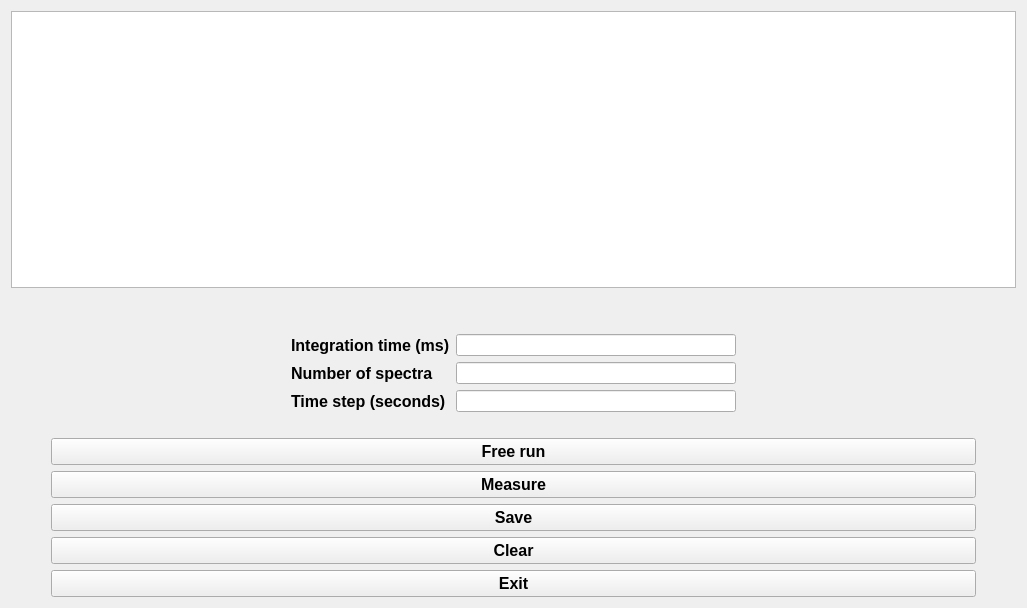
<?xml version="1.0" encoding="UTF-8"?>
<ui version="4.0">
 <class>Form</class>
 <widget class="QWidget" name="Form">
  <property name="geometry">
   <rect>
    <x>0</x>
    <y>0</y>
    <width>1027</width>
    <height>608</height>
   </rect>
  </property>
  <property name="windowTitle">
   <string>Ocean Optics</string>
  </property>
  <layout class="QVBoxLayout" name="verticalLayout_2">
   <item>
    <layout class="QGridLayout" name="gridLayout_3">
     <item row="0" column="0">
      <layout class="QVBoxLayout" name="verticalLayout">
       <item>
        <widget class="PlotWidget" name="graphicsView"/>
       </item>
       <item>
        <spacer name="verticalSpacer_5">
         <property name="orientation">
          <enum>Qt::Vertical</enum>
         </property>
         <property name="sizeType">
          <enum>QSizePolicy::Minimum</enum>
         </property>
         <property name="sizeHint" stdset="0">
          <size>
           <width>20</width>
           <height>40</height>
          </size>
         </property>
        </spacer>
       </item>
       <item>
        <layout class="QGridLayout" name="gridLayout">
         <item row="1" column="1">
          <widget class="QLabel" name="num_spectra_label">
           <property name="font">
            <font>
             <pointsize>12</pointsize>
             <weight>75</weight>
             <bold>true</bold>
            </font>
           </property>
           <property name="text">
            <string>Number of spectra</string>
           </property>
          </widget>
         </item>
         <item row="0" column="0">
          <spacer name="horizontalSpacer_3">
           <property name="orientation">
            <enum>Qt::Horizontal</enum>
           </property>
           <property name="sizeHint" stdset="0">
            <size>
             <width>40</width>
             <height>20</height>
            </size>
           </property>
          </spacer>
         </item>
         <item row="0" column="4">
          <spacer name="horizontalSpacer_4">
           <property name="orientation">
            <enum>Qt::Horizontal</enum>
           </property>
           <property name="sizeHint" stdset="0">
            <size>
             <width>40</width>
             <height>20</height>
            </size>
           </property>
          </spacer>
         </item>
         <item row="3" column="0">
          <spacer name="horizontalSpacer_10">
           <property name="orientation">
            <enum>Qt::Horizontal</enum>
           </property>
           <property name="sizeHint" stdset="0">
            <size>
             <width>40</width>
             <height>20</height>
            </size>
           </property>
          </spacer>
         </item>
         <item row="3" column="4">
          <spacer name="horizontalSpacer_9">
           <property name="orientation">
            <enum>Qt::Horizontal</enum>
           </property>
           <property name="sizeHint" stdset="0">
            <size>
             <width>40</width>
             <height>20</height>
            </size>
           </property>
          </spacer>
         </item>
         <item row="0" column="1">
          <widget class="QLabel" name="intTime_label">
           <property name="font">
            <font>
             <pointsize>12</pointsize>
             <weight>75</weight>
             <bold>true</bold>
            </font>
           </property>
           <property name="layoutDirection">
            <enum>Qt::LeftToRight</enum>
           </property>
           <property name="text">
            <string>Integration time (ms)</string>
           </property>
          </widget>
         </item>
         <item row="0" column="3">
          <widget class="QLineEdit" name="intTime_lineEdit"/>
         </item>
         <item row="2" column="1">
          <widget class="QLabel" name="time_step_label">
           <property name="font">
            <font>
             <pointsize>12</pointsize>
             <weight>75</weight>
             <bold>true</bold>
            </font>
           </property>
           <property name="text">
            <string>Time step (seconds)</string>
           </property>
          </widget>
         </item>
         <item row="1" column="3">
          <widget class="QLineEdit" name="num_spectra_lineEdit"/>
         </item>
         <item row="2" column="3">
          <widget class="QLineEdit" name="time_step_lineEdit"/>
         </item>
         <item row="1" column="0">
          <spacer name="horizontalSpacer_13">
           <property name="orientation">
            <enum>Qt::Horizontal</enum>
           </property>
           <property name="sizeHint" stdset="0">
            <size>
             <width>40</width>
             <height>20</height>
            </size>
           </property>
          </spacer>
         </item>
         <item row="2" column="0">
          <spacer name="horizontalSpacer_14">
           <property name="orientation">
            <enum>Qt::Horizontal</enum>
           </property>
           <property name="sizeHint" stdset="0">
            <size>
             <width>40</width>
             <height>20</height>
            </size>
           </property>
          </spacer>
         </item>
         <item row="1" column="4">
          <spacer name="horizontalSpacer_15">
           <property name="orientation">
            <enum>Qt::Horizontal</enum>
           </property>
           <property name="sizeHint" stdset="0">
            <size>
             <width>40</width>
             <height>20</height>
            </size>
           </property>
          </spacer>
         </item>
         <item row="2" column="4">
          <spacer name="horizontalSpacer_16">
           <property name="orientation">
            <enum>Qt::Horizontal</enum>
           </property>
           <property name="sizeHint" stdset="0">
            <size>
             <width>40</width>
             <height>20</height>
            </size>
           </property>
          </spacer>
         </item>
        </layout>
       </item>
      </layout>
     </item>
     <item row="1" column="0">
      <layout class="QGridLayout" name="gridLayout_2" rowstretch="0,0,0,0,0,0">
       <item row="5" column="0">
        <spacer name="horizontalSpacer_8">
         <property name="orientation">
          <enum>Qt::Horizontal</enum>
         </property>
         <property name="sizeType">
          <enum>QSizePolicy::Maximum</enum>
         </property>
         <property name="sizeHint" stdset="0">
          <size>
           <width>40</width>
           <height>20</height>
          </size>
         </property>
        </spacer>
       </item>
       <item row="0" column="0">
        <spacer name="horizontalSpacer_6">
         <property name="orientation">
          <enum>Qt::Horizontal</enum>
         </property>
         <property name="sizeType">
          <enum>QSizePolicy::Preferred</enum>
         </property>
         <property name="sizeHint" stdset="0">
          <size>
           <width>40</width>
           <height>20</height>
          </size>
         </property>
        </spacer>
       </item>
       <item row="2" column="0">
        <spacer name="horizontalSpacer_7">
         <property name="orientation">
          <enum>Qt::Horizontal</enum>
         </property>
         <property name="sizeType">
          <enum>QSizePolicy::Maximum</enum>
         </property>
         <property name="sizeHint" stdset="0">
          <size>
           <width>40</width>
           <height>20</height>
          </size>
         </property>
        </spacer>
       </item>
       <item row="0" column="2">
        <spacer name="horizontalSpacer">
         <property name="orientation">
          <enum>Qt::Horizontal</enum>
         </property>
         <property name="sizeType">
          <enum>QSizePolicy::Preferred</enum>
         </property>
         <property name="sizeHint" stdset="0">
          <size>
           <width>40</width>
           <height>20</height>
          </size>
         </property>
        </spacer>
       </item>
       <item row="2" column="1">
        <widget class="QPushButton" name="measure_pushButton">
         <property name="enabled">
          <bool>true</bool>
         </property>
         <property name="sizePolicy">
          <sizepolicy hsizetype="Minimum" vsizetype="Maximum">
           <horstretch>0</horstretch>
           <verstretch>0</verstretch>
          </sizepolicy>
         </property>
         <property name="font">
          <font>
           <pointsize>12</pointsize>
           <weight>75</weight>
           <bold>true</bold>
          </font>
         </property>
         <property name="text">
          <string>Measure</string>
         </property>
        </widget>
       </item>
       <item row="2" column="2">
        <spacer name="horizontalSpacer_2">
         <property name="orientation">
          <enum>Qt::Horizontal</enum>
         </property>
         <property name="sizeType">
          <enum>QSizePolicy::Maximum</enum>
         </property>
         <property name="sizeHint" stdset="0">
          <size>
           <width>40</width>
           <height>20</height>
          </size>
         </property>
        </spacer>
       </item>
       <item row="5" column="2">
        <spacer name="horizontalSpacer_5">
         <property name="orientation">
          <enum>Qt::Horizontal</enum>
         </property>
         <property name="sizeType">
          <enum>QSizePolicy::Maximum</enum>
         </property>
         <property name="sizeHint" stdset="0">
          <size>
           <width>40</width>
           <height>20</height>
          </size>
         </property>
        </spacer>
       </item>
       <item row="0" column="1">
        <widget class="QPushButton" name="freeRun_pushButton">
         <property name="sizePolicy">
          <sizepolicy hsizetype="Preferred" vsizetype="Fixed">
           <horstretch>0</horstretch>
           <verstretch>0</verstretch>
          </sizepolicy>
         </property>
         <property name="font">
          <font>
           <pointsize>12</pointsize>
           <weight>75</weight>
           <bold>true</bold>
          </font>
         </property>
         <property name="text">
          <string>Free run</string>
         </property>
        </widget>
       </item>
       <item row="4" column="2">
        <spacer name="horizontalSpacer_11">
         <property name="orientation">
          <enum>Qt::Horizontal</enum>
         </property>
         <property name="sizeType">
          <enum>QSizePolicy::Preferred</enum>
         </property>
         <property name="sizeHint" stdset="0">
          <size>
           <width>40</width>
           <height>20</height>
          </size>
         </property>
        </spacer>
       </item>
       <item row="4" column="0">
        <spacer name="horizontalSpacer_12">
         <property name="orientation">
          <enum>Qt::Horizontal</enum>
         </property>
         <property name="sizeType">
          <enum>QSizePolicy::Preferred</enum>
         </property>
         <property name="sizeHint" stdset="0">
          <size>
           <width>40</width>
           <height>20</height>
          </size>
         </property>
        </spacer>
       </item>
       <item row="5" column="1">
        <widget class="QPushButton" name="exit_pushButton">
         <property name="font">
          <font>
           <pointsize>12</pointsize>
           <weight>75</weight>
           <bold>true</bold>
          </font>
         </property>
         <property name="text">
          <string>Exit</string>
         </property>
        </widget>
       </item>
       <item row="4" column="1">
        <widget class="QPushButton" name="clear_pushButton">
         <property name="font">
          <font>
           <pointsize>12</pointsize>
           <weight>75</weight>
           <bold>true</bold>
          </font>
         </property>
         <property name="text">
          <string>Clear</string>
         </property>
        </widget>
       </item>
       <item row="3" column="1">
        <widget class="QPushButton" name="save_pushButton">
         <property name="font">
          <font>
           <pointsize>12</pointsize>
           <weight>75</weight>
           <bold>true</bold>
          </font>
         </property>
         <property name="text">
          <string>Save</string>
         </property>
        </widget>
       </item>
      </layout>
     </item>
    </layout>
   </item>
  </layout>
 </widget>
 <customwidgets>
  <customwidget>
   <class>PlotWidget</class>
   <extends>QGraphicsView</extends>
   <header location="global">pyqtgraph</header>
  </customwidget>
 </customwidgets>
 <resources/>
 <connections/>
</ui>
